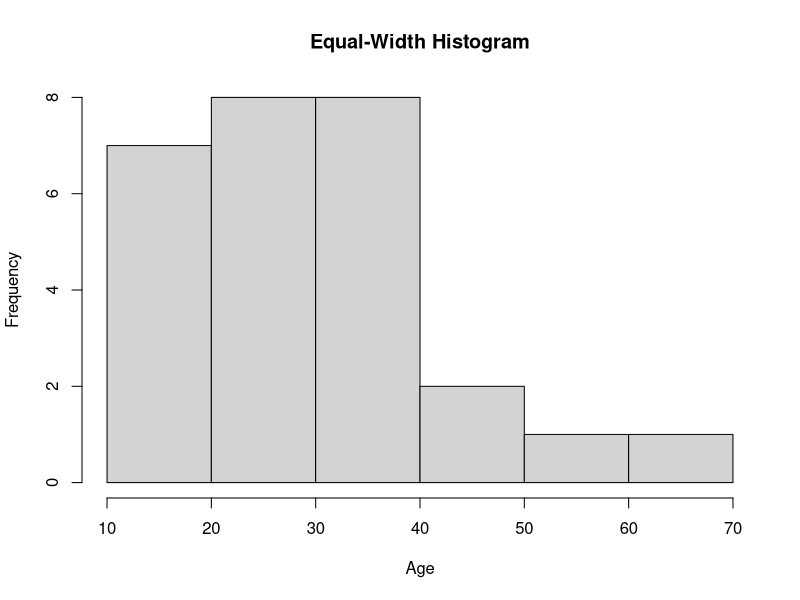

R code for this plot:
# 3.3
age = c(13, 15, 16, 16, 19, 20, 20, 21, 22, 22, 25, 25, 25, 25, 30, 33, 33, 35, 35, 35, 35, 36, 40, 45, 46, 52, 70)
# Separate data into bins of depth 3
bins = matrix(age, nrow = length(age) / 3, byrow = TRUE)
# Find the average of each bin
bin_means = apply(bins, 1, FUN = mean)
# Replace values with their bin mean
for (i in seq(1:nrow(bins))) {
  bins[i,] = bin_means[i]
}
age_bin_mean_smoothed = round(as.vector(t(bins)), 2)
age_bin_mean_smoothed

mean(age)
mean(age_bin_mean_smoothed)
summary(age)
summary(age_bin_mean_smoothed)


#3.6
data <- c(200, 300, 400, 600, 1000)

##min-max
new_data_mm <- c()
new_max <- 1.0
new_min <- 0.0
min <- min(data)
max <- max(data)

for(n in data) {
  n <- (n - min) / (max - min) * (new_max - new_min) + new_min
  new_data_mm <- c(new_data_mm, n)
}
new_data_mm

##z-score
new_data_z <- c()
mean <- mean(data)
sd <- sd(data)

for(n in data) {
  n <- (n - mean) / (sd) 
  new_data_z <- c(new_data_z, n)
}
new_data_z

##z-score_mad
meanAbosluteDeviation = sum(abs(data - mean(data))) / length(data)
zscoreMAD = (data - mean(data)) / meanAbosluteDeviation
zscoreMAD

##decimal
nDigits = nchar(max(abs(data)))
decimalScale = data / (10^nDigits)
decimalScale

#3.8
age <- c(23, 23, 27, 27, 39, 41, 47, 49, 50, 52, 54, 54, 56, 57, 58, 58, 60, 61)
fat <- c(9.5, 26.5, 7.8, 17.8, 31.4, 25.9, 27.4, 27.2, 31.2, 34.6, 42.5, 28.8, 33.4, 30.2, 34.1, 32.9, 41.2, 35.7)

##(A)
z_score <- function(data) {
  
  new_data_z <- c()
  mean <- mean(data)
  sd <- sd(data)
  
  for(n in data) {
    n <- (n - mean) / (sd) 
    new_data_z <- c(new_data_z, n)
  }
  
  return(new_data_z)
}

new_age <- z_score(age)
new_age
new_fat <- z_score(fat)
new_fat

##(B)
cor_value <- cor(age, fat, method = "pearson")
cor_value
cov_value <- cov(age, fat, method = "pearson")
cov_value

#3.11
##A
set.seed(1)
age <- c(13, 15, 16, 16, 19, 20, 20, 21, 22, 22, 25, 25, 25, 25, 30, 33, 33, 35, 35, 35, 35, 36, 40, 45, 46, 52, 70) 
hist(age, xlab = "Age", main = "Equal-Width Histogram")
##B
ageframe = as.data.frame(age)
# SRSWOR
sample(age, 5)
# SRSWR
sample(age, 5, replace = TRUE)
# Cluster sampling
library(sampling)
cluster(ageframe, clustername = "age", size = 5)
# Stratified sampling
library(dplyr)
s <- kmeans(age, 2)
s$cluster
ageframe$condition <- factor(c(rep("youth", 15), rep("middle-aged", 12)))
ageframe %>% group_by(condition) %>% sample_n(5)
